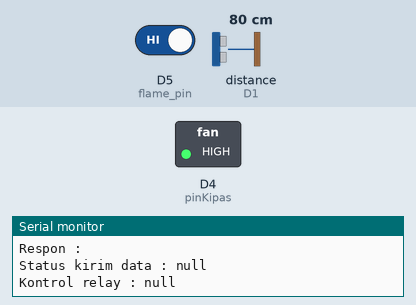
Simulated run of this sketch. Board: ESP8266 (NodeMCU). Shown: switched loads named in the sketch (green lamp = pin HIGH), the last lines printed to the serial monitor. Wiring (inferred from the names in the program): ultrasonic range finder: trigger D2; echo D1. Inputs (shaded band) come from the test bench; at power-on: distance to the obstacle (sensor on D1) 80 cm, D5 (flame_pin) HIGH. The echo pulse lasts 58.3 µs per cm; WiFi joins after 1.5 s; servers stay silent unless stated; uploads are accepted with an empty reply; pins used as bus, display or sensor lines are not drawn.

Above: at 12.7 s.
12.8 s: distance to the obstacle (sensor on D1) set to 21 cm
14.3 s: distance to the obstacle (sensor on D1) set to 18 cm
At 16.1 s:
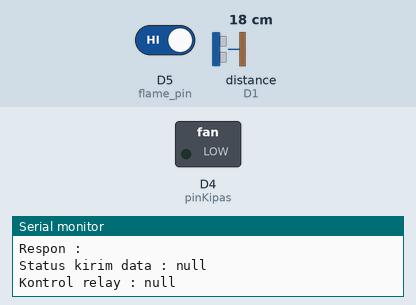
16.4 s: distance to the obstacle (sensor on D1) set to 35 cm
At 18.4 s:
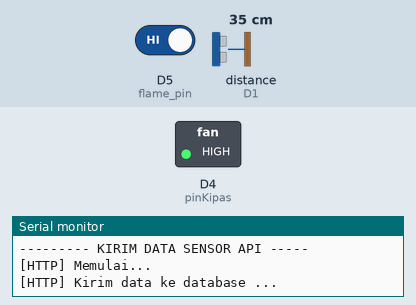
18.8 s: distance to the obstacle (sensor on D1) set to 2 cm
At 21.0 s:
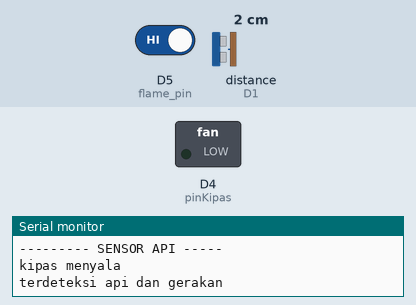
Timing chart, 0 to 22.2 s (numbered marks = the images above; inputs shaded):
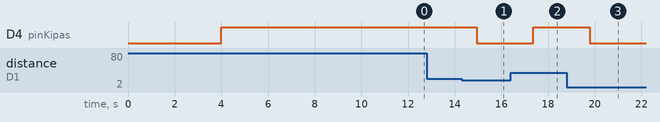

Measured:
- the behaviour switches between 20 and 19 cm on distance to the obstacle (sensor on D1) (found by bisection; images 0 and 1)
- after the input at 14.3 s, D4 (pinKipas): HIGH → LOW after 0.64 s
- after the input at 16.4 s, D4 (pinKipas): LOW → HIGH after 0.96 s
- after the input at 18.8 s, D4 (pinKipas): HIGH → LOW after 0.98 s

The sketch:

code_uas.ino
```cpp
//#include <UniversalTelegramBot.h>

#include <ArduinoJson.h>

// Wifi
#include <ESP8266WiFi.h>
#include <ESP8266WiFiMulti.h>
#include <ESP8266HTTPClient.h>


ESP8266WiFiMulti WiFiMulti;

WiFiClient client;
HTTPClient http;
#define USE_SERIAL Serial

String urlSimpan = "http:// 192.168.98.154/uas_mm2/data/simpan?statusGerakan=";

String respon, statusSimpan, kontrolRelay;

#define WIFI_SSID "OPPO A53"
#define WIFI_PASSWORD "dipkaaaaa"

// Sensor Ultrasonik
#define echoPin D1
#define trigPin D2

//sensor flame
#define flame_pin D5

int flameStatus = 0;
String statusGerakan = "";
String statusKebakaran = "";

#define pinKipas D4
#define relay_off HIGH
#define relay_on LOW

//// Telegram configuration
//#define TELEGRAM_BOT_TOKEN "https://api.telegram.org/bot6314408412:AAFDr_4KvBa3722c931sQFQO1dIPRvEFQCI"
//#define TELEGRAM_CHAT_ID "5856296371"

//UniversalTelegramBot telegramBot(TELEGRAM_BOT_TOKEN, client);
unsigned long previousMillis = 0;
unsigned long interval = 3000;

void setup() {
  Serial.begin(115200);

  USE_SERIAL.begin(115200);
  USE_SERIAL.setDebugOutput(false);

  for(uint8_t t = 4; t > 0; t--) {
      USE_SERIAL.printf("[SETUP] Tunggu %d...\n", t);
      USE_SERIAL.flush();
      delay(1000);
  }

  pinMode(echoPin, INPUT);
  pinMode(trigPin, OUTPUT);

  pinMode(flame_pin, INPUT);
  pinMode(pinKipas, OUTPUT);
  digitalWrite(pinKipas, relay_off);

  WiFi.mode(WIFI_STA);
  WiFiMulti.addAP(WIFI_SSID, WIFI_PASSWORD);

  for (int u = 1; u <= 5; u++)
  {
    if ((WiFiMulti.run() == WL_CONNECTED))
    {
      USE_SERIAL.println("Terhubung ke wifi");
      USE_SERIAL.flush();
      delay(1000);
    }
    else
    {
      Serial.println("Wifi belum terhubung");
      delay(1000);
    }
  }

  delay(1000);
}

void loop()
{
  int durasi, jarak, pos = 0;
  bool adaGerakan = false;
  bool adaKebakaran = false;

  digitalWrite(trigPin, HIGH);
  delayMicroseconds(10);
  digitalWrite(trigPin, LOW);
  durasi = pulseIn(echoPin, HIGH);
  jarak = (durasi / 2) / 29.1;

  if (jarak < 0)
  {
    jarak = 0;
  }
  else if (jarak > 100)
  {
    jarak = 100;
  }

  Serial.println("--------- SENSOR JARAK -----");
  Serial.print("Jarak : ");
  Serial.print(jarak);
  Serial.println(" cm");

  if (jarak < 20)
  {
    adaGerakan = true;
  }

  Serial.println("--------- SENSOR API -----");

  flameStatus = digitalRead(flame_pin);
  if (flameStatus == LOW)
  {
    adaKebakaran = true;
  }

  if (adaGerakan || adaKebakaran)
  {
    kontrolRelay = "ON";
    Serial.println("kipas menyala");
    Serial.println("terdeteksi api dan gerakan");
    digitalWrite(pinKipas, relay_on);
    statusGerakan ="Waspada";
    statusKebakaran ="Terdeteksi_Api";
//    // kirim notifikasi ke Telegram
//    String message = "Deteksi bahaya!";
//    telegramBot.sendMessage(TELEGRAM_CHAT_ID, message);
  }
  else
  {
    kontrolRelay = "OFF";
    Serial.println("Tidak ada api dan gerakan");
     Serial.println("kipas mati");
    digitalWrite(pinKipas, relay_off);
    statusGerakan ="Aman";
    statusKebakaran ="Tidak_terdeteksi_api";
  }

  // Memeriksa apakah waktu interval telah berlalu
  if (millis() - previousMillis >= interval) {
    Serial.println("--------- KIRIM DATA SENSOR API -----");
    // Menjalankan fungsi kirimDatabase
      kirimDatabase();
    // Mengupdate waktu pengiriman terakhir
    previousMillis = millis();
  }
  Serial.println();
  delay(1000);
}

void kirimDatabase() {
  if (WiFiMulti.run() == WL_CONNECTED)
  {
    USE_SERIAL.print("[HTTP] Memulai...\n");

    http.begin(client, urlSimpan + (String) statusGerakan + "&statusKebakaran=" + (String) statusKebakaran );


    USE_SERIAL.print("[HTTP] Kirim data ke database ...\n");
    int httpCode = http.GET();

    if (httpCode > 0)
    {
      USE_SERIAL.printf("[HTTP] kode response GET : %d\n", httpCode);

      if (httpCode == HTTP_CODE_OK) // kode 200
      {
        respon = http.getString();
        USE_SERIAL.println("Respon : " + respon);
        Serial.println();
        delay(200);

        int str_len = respon.length() + 1;
        char json[str_len];

        respon.toCharArray(json, str_len);

        DynamicJsonDocument doc(1024);
        deserializeJson(doc, json);

        String stsSmp = doc["status"];
        String kontrol = doc["kipas"];

        statusSimpan = stsSmp;
        kontrolRelay = kontrol;

        Serial.println("Status kirim data : " + statusSimpan);
        Serial.println("Kontrol relay : " + kontrolRelay);

        Serial.println();
      }
    }
    else
    {
      USE_SERIAL.printf("[HTTP] GET kirim data gagal, error: %s\n", http.errorToString(httpCode).c_str());
    }
    http.end();
  }
}
```
